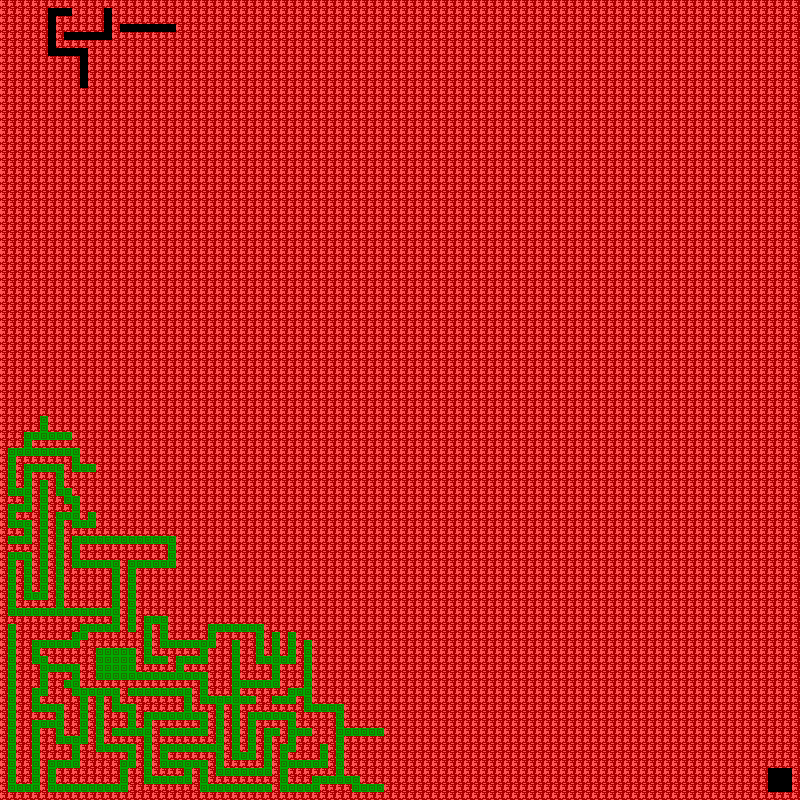

Rendered tile map (Tiled .tmx) drawn with the repository's tilesets; below, a short description and the map source with its tile grids summarised:
An orthogonal 100x100 tile map with 8x8 px tiles, 1 tile layer (Tile Layer 1).

<map version="1.0" tiledversion="1.1.5" orientation="orthogonal" renderorder="right-down" width="100" height="100" tilewidth="8" tileheight="8" infinite="0" nextobjectid="1">
 <tileset firstgid="1" source="tiles.tsx" />
 <layer name="Tile Layer 1" width="100" height="100">
  <data>[10000 cells, 9959 non-empty, 2 distinct tile ids]</data>
 </layer>
</map>